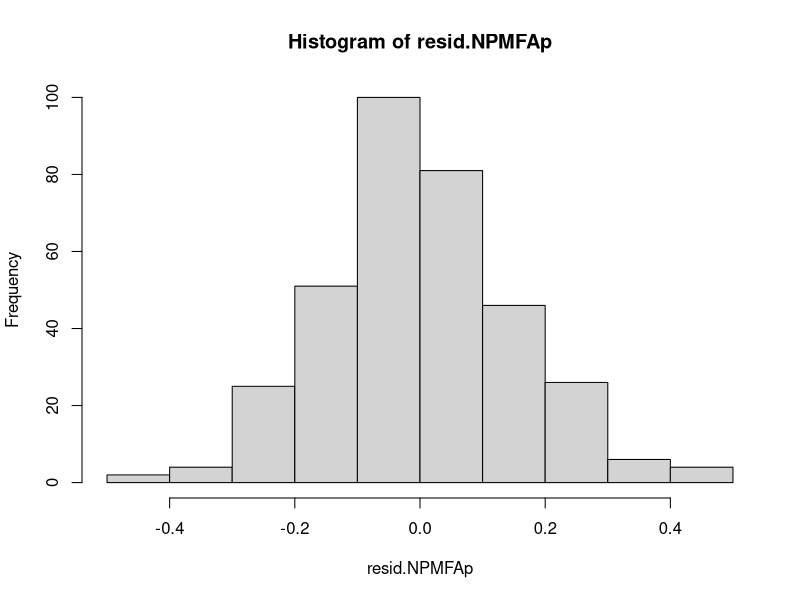
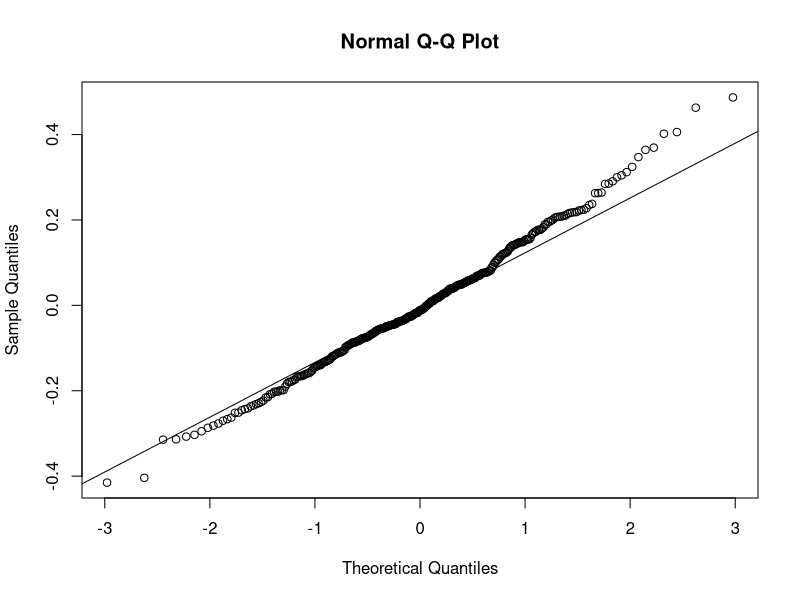
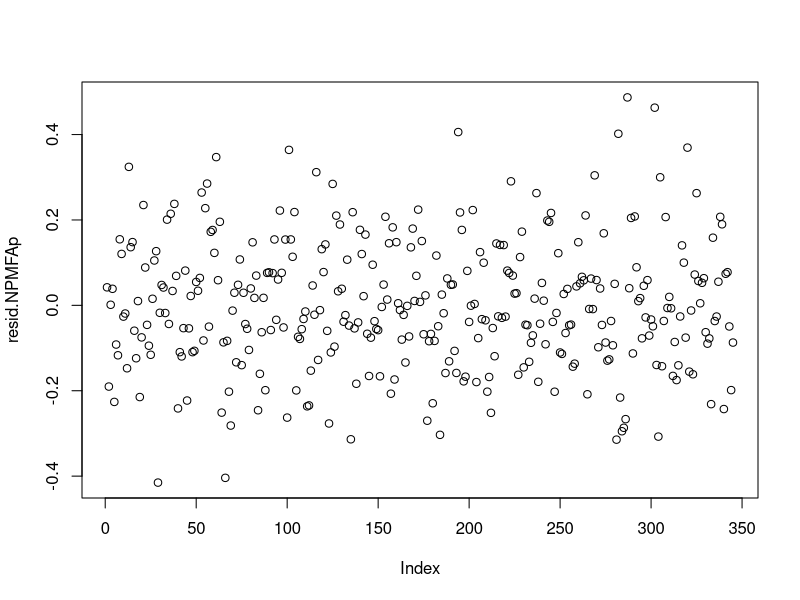
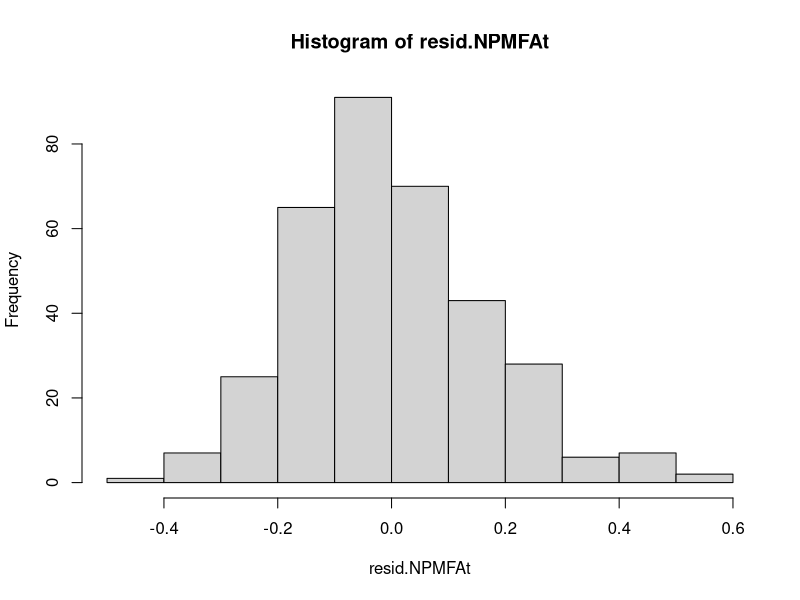
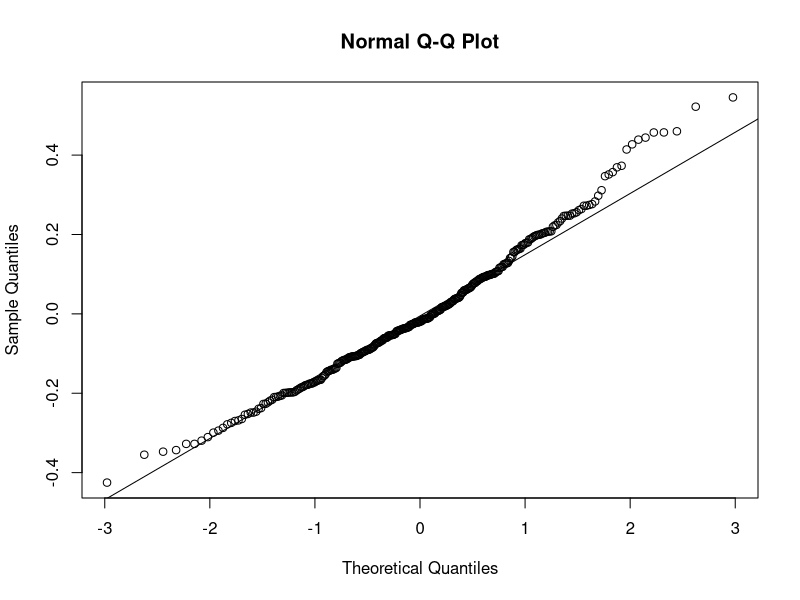
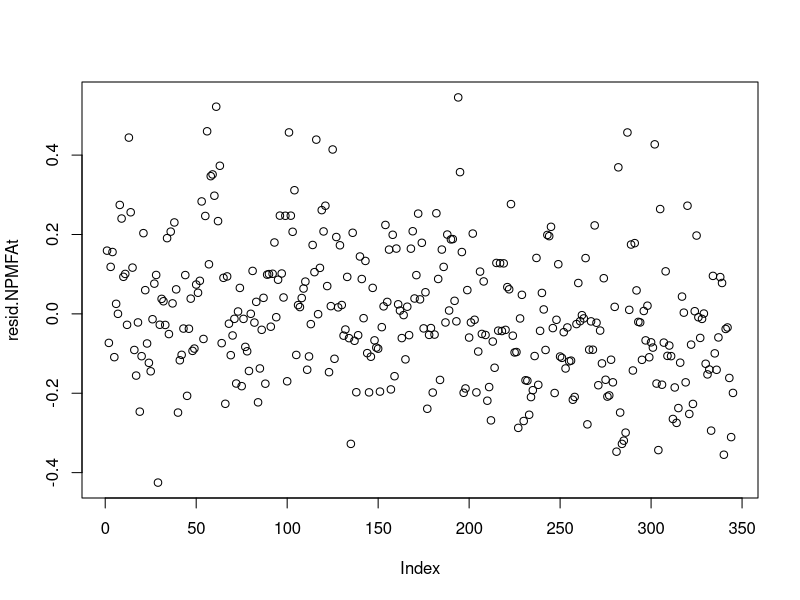
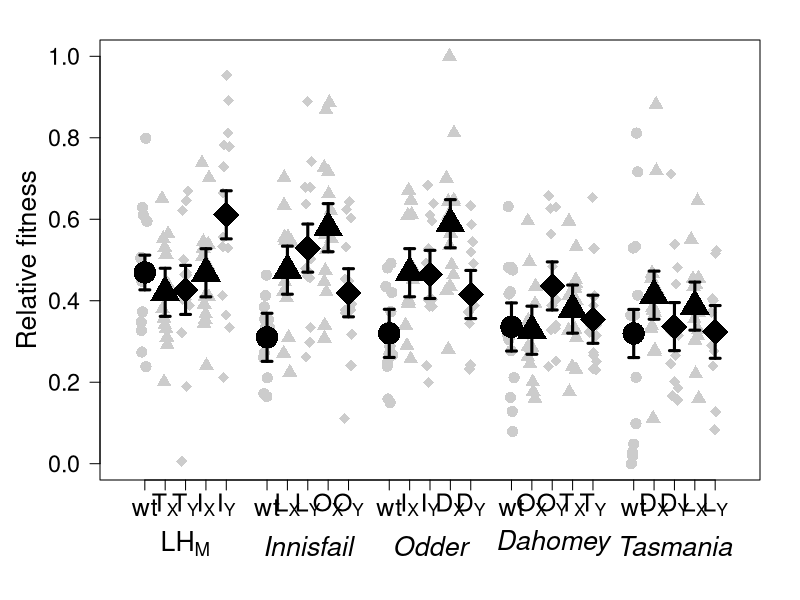
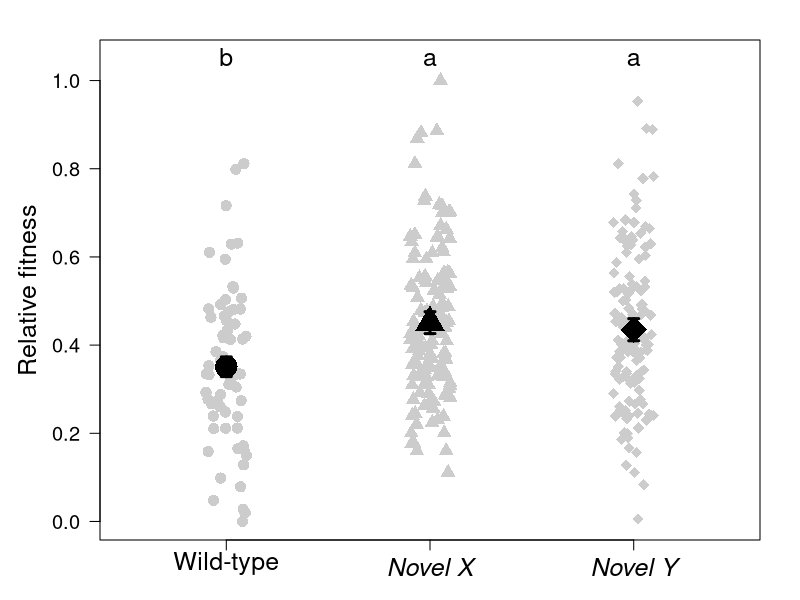

Here is the R script that generated these plots, in order:
################################################################################################
############################# NOVEL POPULATION MALE FITNESS ASSAY ##############################
################################################################################################

#Set up environment
library(car)
library(Hmisc)

#Read in csv file with data
NPMFA.data <- read.table(file = "NovelPopMaleFitnessAssay.csv", h = T, sep = ",")


##########################################  STATISTIC  #########################################


### CALCULATE RELATIVE FITNESS ###

#Calculate the proportion of red eyed offspring
NPMFA.data$prop_red <- NPMFA.data$red / NPMFA.data$total
#Now divid each proportion red by 5 to get the number for each male
NPMFA.data$prop_red_male <- NPMFA.data$prop_red / 5
#Find maxium
maxNPMFA <- max(NPMFA.data$prop_red_male, na.rm = T)
#Calculate relative fitness by dividing each proportion by the maximum
NPMFA.data$relative_fit <- NPMFA.data$prop_red_male / maxNPMFA



##############################
######### POPULATION #########
##############################


### LINEAT MODEL ###

#Linear model testing if population has a significant effect on the relative fitness with block
model.NPMFAp <- lm(relative_fit ~ population + block, data = NPMFA.data)
#ANOVA
anova(model.NPMFAp, test = "F")
#Population is significant, P = 3.381e-10
#Block is not, P = 0.5507


#Test if there is homogeneity of variances
leveneTest(NPMFA.data$relative_fit, NPMFA.data$population)
#Non significant, assumption of homogeneity of variances is met

#Test the model by looking at the residuls
resid.NPMFAp <- residuals(model.NPMFAp)
hist(resid.NPMFAp)
shapiro.test(resid.NPMFAp)
qqnorm(resid.NPMFAp)
qqline(resid.NPMFAp)
plot(resid.NPMFAp)
#The residuls are normally distrubuted, meaning that the model is valid 


#I do a post hoc test to see which populations are significantly different
RESULT.NPMFAp <- aov(model.NPMFAp)
#Get the results
TukeyHSD(RESULT.NPMFAp)
#



#############################
######### TREATMENT #########
#############################


### LINEAT MODEL ###

#Linear model testing if treatment has a significant effect on the relative fitness with block
model.NPMFAt <- lm(relative_fit ~ treatment + block, data = NPMFA.data)
#ANOVA
anova(model.NPMFAt, test = "F")
#Treatment is significant, P = 0.0002494
#Block is not significant, P = 0.6866460


#Test if there is homogeneity of variances
leveneTest(NPMFA.data$relative_fit, NPMFA.data$treatment)
#Non significant, assumption of homogeneity of variances is met. Can use ANOVA

#Test the model by looking at the residuls
resid.NPMFAt <- residuals(model.NPMFAt)
hist(resid.NPMFAt)
shapiro.test(resid.NPMFAt)
qqnorm(resid.NPMFAt)
qqline(resid.NPMFAt)
plot(resid.NPMFAt)
#The residuls are normally distrubuted, meaning that the model is valid 


#I do a post hoc test to see which treaments are significantly different
RESULT.NPMFAt <- aov(model.NPMFAt)
TukeyHSD(RESULT.NPMFAt)
#Wild-type is significant different from the other two



#########################################  PLOT DATA  #########################################


#Create new dataframe for plotting
NPMFAplot <- NPMFA.data[c(1:3, 9)]
#Remove NAs
NPMFAplot <- NPMFAplot[which(is.na(NPMFAplot$relative_fit) == F),]


### PLOT POPULATION ###

#Add fitted values
NPMFAplot$fitP <- fitted(model.NPMFAp)

#Caluclate mean
NPMFApop.M <- tapply(NPMFAplot$fitP, NPMFAplot$population, mean)
#SE
NPMFApop.SE <- (summary(model.NPMFAp)$coefficients[,2])[-26]


#Plot
par(mar = c(6, 5, 2, 2))
plot(NULL, xlim = c(0, 15), xlab = "", xaxt = "n", ylim = c(0, 1), ylab = "Relative fitness", 
     cex.axis = 1.4, cex.lab = 1.6, las = 1)
#Add points
stripchart(NPMFAplot$relative_fit ~ NPMFAplot$population, add = T, vertical = T, 
           method = "jitter", pch = c(16, 17, 18, 17, 18), cex = 1.5, col = "gray80", 
           at = c(0.5,1,1.5,2,2.5, 3.5,4,4.5,5,5.5, 6.5,7,7.5,8,8.5, 9.5,10,10.5,11,11.5, 12.5,13,13.5,14,14.5))
#Add errorbars
xNPMFApop <- c(0.5,1,1.5,2,2.5, 3.5,4,4.5,5,5.5, 6.5,7,7.5,8,8.5, 9.5,10,10.5,11,11.5, 12.5,13,13.5,14,14.5)
errbar(xNPMFApop, NPMFApop.M, NPMFApop.M + NPMFApop.SE, NPMFApop.M - NPMFApop.SE, 
       pch = c(16, 17, 18, 17, 18), cex = c(3, 3, 3.5, 3, 3.5), lwd = 3, add = T)
#AXIS
axis(1, at = c(0.5,1,1.5,2,2.5, 3.5,4,4.5,5,5.5, 6.5,7,7.5,8,8.5, 9.5,10,10.5,11,11.5, 12.5,13,13.5,14,14.5), 
     cex.axis = 1.5,
     labels = c("wt", expression("T"["X"]), expression("T"["Y"]), expression("I"["X"]), expression("I"["Y"]), 
                "wt", expression("L"["X"]), expression("L"["Y"]), expression("O"["X"]), expression("O"["Y"]),
                "wt", expression("I"["X"]), expression("I"["Y"]), expression("D"["X"]), expression("D"["Y"]),
                "wt", expression("O"["X"]), expression("O"["Y"]), expression("T"["X"]), expression("T"["Y"]),
                "wt", expression("D"["X"]), expression("D"["Y"]), expression("L"["X"]), expression("L"["Y"]))) 
#And add text on top
mtext(expression("LH"["M"]), side = 1, line = 3, at = 1.5, cex = 1.6)
mtext(expression(italic("Innisfail")), side = 1, line = 3, at = 4.5, cex = 1.6)
mtext(expression(italic("Odder")), side = 1, line = 3, at = 7.5, cex = 1.6)
mtext(expression(italic("Dahomey")), side = 1, line = 3, at = 10.5, cex = 1.6)
mtext(expression(italic("Tasmania")), side = 1, line = 3, at = 13.5, cex = 1.6)



### PLOT TREATMENT ###

#Add fitted values
NPMFAplot$fitT <- fitted(model.NPMFAt)

#Caluclate mean
NPMFAtreat.M <- tapply(NPMFAplot$fitT, NPMFAplot$treatment, mean)
#SE
NPMFAtreat.SE <- (summary(model.NPMFAt)$coefficients[,2])[-4]


#Plot
par(mar = c(3, 5, 2, 2))
plot(NULL, xlim = c(0.5, 3.5), xlab = "", xaxt = "n", ylim = c(0, 1.05), ylab = "Relative fitness", 
     cex.axis = 1.2, cex.lab = 1.5, las = 1)
#Add points
stripchart(NPMFAplot$relative_fit ~ NPMFAplot$treatment, add = T, vertical = T, 
           method = "jitter", pch = c(16, 17, 18), cex = 1.5, col = "gray80")
#Add errorbars
xNPMFAtreat <- c(1, 2, 3)
errbar(xNPMFAtreat, NPMFAtreat.M, NPMFAtreat.M + NPMFAtreat.SE, NPMFAtreat.M - NPMFAtreat.SE, 
       pch = c(16, 17, 18), cex = c(3, 3, 3.5), lwd = 3, add = T)
#AXIS
axis(1, at = seq (1, 3, by = 1), cex.axis = 1.5, 
     labels = c("Wild-type", expression(italic("Novel X")), expression(italic("Novel Y"))))
#Mark significant between the treatment with letters
#wt is significant different from the other two, but they are not
mtext("b", side = 3, line = -1.5, at = 1, cex = 1.5)
mtext("a", side = 3, line = -1.5, at = 2, cex = 1.5)
mtext("a", side = 3, line = -1.5, at = 3, cex = 1.5)
